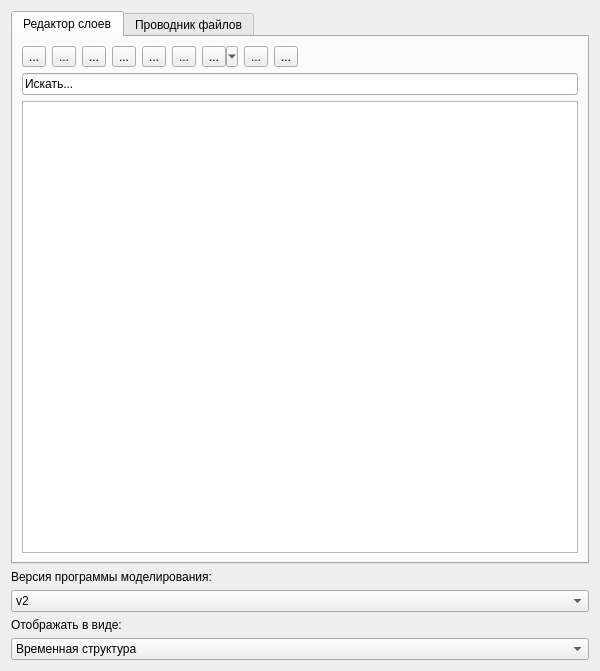
<?xml version="1.0" encoding="UTF-8"?>
<ui version="4.0">
 <class>LayerExplorerWidget</class>
 <widget class="QWidget" name="LayerExplorerWidget">
  <property name="geometry">
   <rect>
    <x>0</x>
    <y>0</y>
    <width>600</width>
    <height>671</height>
   </rect>
  </property>
  <property name="windowTitle">
   <string>Form</string>
  </property>
  <layout class="QVBoxLayout" name="verticalLayout_2">
   <item>
    <widget class="QTabWidget" name="tabWidget">
     <property name="currentIndex">
      <number>0</number>
     </property>
     <widget class="QWidget" name="tab">
      <attribute name="title">
       <string>Редактор слоев</string>
      </attribute>
      <layout class="QVBoxLayout" name="verticalLayout_3">
       <item>
        <layout class="QHBoxLayout" name="horizontalLayout_3">
         <item>
          <widget class="QToolButton" name="toolButton_VisiblePropertyInspector">
           <property name="toolTip">
            <string>Панель стилей</string>
           </property>
           <property name="text">
            <string>...</string>
           </property>
           <property name="icon">
            <iconset theme="QIcon::ThemeIcon::MailMessageNew"/>
           </property>
           <property name="iconSize">
            <size>
             <width>16</width>
             <height>16</height>
            </size>
           </property>
           <property name="checkable">
            <bool>true</bool>
           </property>
          </widget>
         </item>
         <item>
          <widget class="QToolButton" name="toolButton_SortingLayers">
           <property name="toolTip">
            <string>Сортировать</string>
           </property>
           <property name="text">
            <string>...</string>
           </property>
           <property name="icon">
            <iconset theme="emblem-synchronized"/>
           </property>
           <property name="iconSize">
            <size>
             <width>16</width>
             <height>16</height>
            </size>
           </property>
           <property name="popupMode">
            <enum>QToolButton::ToolButtonPopupMode::InstantPopup</enum>
           </property>
          </widget>
         </item>
         <item>
          <widget class="QToolButton" name="toolButton_AddElement">
           <property name="toolTip">
            <string>Добавить элемент</string>
           </property>
           <property name="text">
            <string>...</string>
           </property>
           <property name="icon">
            <iconset theme="QIcon::ThemeIcon::ListAdd"/>
           </property>
           <property name="iconSize">
            <size>
             <width>16</width>
             <height>16</height>
            </size>
           </property>
           <property name="popupMode">
            <enum>QToolButton::ToolButtonPopupMode::InstantPopup</enum>
           </property>
          </widget>
         </item>
         <item>
          <widget class="QToolButton" name="toolButton_RemoveElement">
           <property name="toolTip">
            <string>удалить элемент</string>
           </property>
           <property name="text">
            <string>...</string>
           </property>
           <property name="icon">
            <iconset theme="QIcon::ThemeIcon::EditDelete"/>
           </property>
           <property name="iconSize">
            <size>
             <width>16</width>
             <height>16</height>
            </size>
           </property>
          </widget>
         </item>
         <item>
          <widget class="QToolButton" name="toolButton_VisibleElements">
           <property name="toolTip">
            <string>Отображение элементов</string>
           </property>
           <property name="text">
            <string>...</string>
           </property>
           <property name="icon">
            <iconset theme="QIcon::ThemeIcon::WeatherClear"/>
           </property>
           <property name="iconSize">
            <size>
             <width>16</width>
             <height>16</height>
            </size>
           </property>
          </widget>
         </item>
         <item>
          <widget class="QToolButton" name="toolButton_Filter">
           <property name="toolTip">
            <string>Фильтр</string>
           </property>
           <property name="text">
            <string>...</string>
           </property>
           <property name="icon">
            <iconset theme="QIcon::ThemeIcon::EditFind"/>
           </property>
           <property name="iconSize">
            <size>
             <width>16</width>
             <height>16</height>
            </size>
           </property>
           <property name="popupMode">
            <enum>QToolButton::ToolButtonPopupMode::InstantPopup</enum>
           </property>
          </widget>
         </item>
         <item>
          <widget class="QToolButton" name="toolButton_FilterByEquation">
           <property name="toolTip">
            <string>Фильтровать по выражению</string>
           </property>
           <property name="text">
            <string>...</string>
           </property>
           <property name="icon">
            <iconset theme="QIcon::ThemeIcon::ToolsCheckSpelling"/>
           </property>
           <property name="iconSize">
            <size>
             <width>16</width>
             <height>16</height>
            </size>
           </property>
           <property name="checkable">
            <bool>true</bool>
           </property>
           <property name="popupMode">
            <enum>QToolButton::ToolButtonPopupMode::MenuButtonPopup</enum>
           </property>
          </widget>
         </item>
         <item>
          <widget class="QToolButton" name="toolButton_ExpandAll">
           <property name="toolTip">
            <string>Развернуть все</string>
           </property>
           <property name="text">
            <string>...</string>
           </property>
           <property name="icon">
            <iconset theme="QIcon::ThemeIcon::GoDown"/>
           </property>
           <property name="iconSize">
            <size>
             <width>16</width>
             <height>16</height>
            </size>
           </property>
          </widget>
         </item>
         <item>
          <widget class="QToolButton" name="toolButton_CollapseAll">
           <property name="toolTip">
            <string>Свернуть все</string>
           </property>
           <property name="text">
            <string>...</string>
           </property>
           <property name="icon">
            <iconset theme="QIcon::ThemeIcon::GoUp"/>
           </property>
           <property name="iconSize">
            <size>
             <width>16</width>
             <height>16</height>
            </size>
           </property>
          </widget>
         </item>
         <item>
          <spacer name="horizontalSpacer">
           <property name="orientation">
            <enum>Qt::Orientation::Horizontal</enum>
           </property>
           <property name="sizeHint" stdset="0">
            <size>
             <width>40</width>
             <height>20</height>
            </size>
           </property>
          </spacer>
         </item>
        </layout>
       </item>
       <item>
        <widget class="QLineEdit" name="lineEdit_findLayer">
         <property name="enabled">
          <bool>true</bool>
         </property>
         <property name="text">
          <string>Искать...</string>
         </property>
        </widget>
       </item>
       <item>
        <widget class="QTreeView" name="treeView_Layers"/>
       </item>
      </layout>
     </widget>
     <widget class="QWidget" name="tab_2">
      <attribute name="title">
       <string>Проводник файлов</string>
      </attribute>
      <layout class="QVBoxLayout" name="verticalLayout">
       <item>
        <widget class="QLabel" name="label_root_path">
         <property name="text">
          <string>Корневая директория</string>
         </property>
        </widget>
       </item>
       <item>
        <layout class="QHBoxLayout" name="horizontalLayout">
         <item>
          <widget class="QLineEdit" name="lineEdit_root_path"/>
         </item>
         <item>
          <widget class="QPushButton" name="pushButton_change_root">
           <property name="text">
            <string>изменить</string>
           </property>
          </widget>
         </item>
        </layout>
       </item>
       <item>
        <layout class="QHBoxLayout" name="horizontalLayout_2">
         <item>
          <widget class="QToolButton" name="toolButton_importFile">
           <property name="toolTip">
            <string>Загрузить файл</string>
           </property>
           <property name="text">
            <string>...</string>
           </property>
           <property name="icon">
            <iconset theme="emblem-downloads"/>
           </property>
          </widget>
         </item>
         <item>
          <widget class="QToolButton" name="toolButton_unimportFile">
           <property name="toolTip">
            <string>Освободить память</string>
           </property>
           <property name="text">
            <string>...</string>
           </property>
           <property name="icon">
            <iconset theme="QIcon::ThemeIcon::SystemLogOut"/>
           </property>
          </widget>
         </item>
         <item>
          <widget class="QToolButton" name="toolButton_CollapseAllFiles">
           <property name="toolTip">
            <string>Свернуть все</string>
           </property>
           <property name="text">
            <string>...</string>
           </property>
           <property name="icon">
            <iconset theme="QIcon::ThemeIcon::GoUp"/>
           </property>
          </widget>
         </item>
         <item>
          <spacer name="horizontalSpacer_2">
           <property name="orientation">
            <enum>Qt::Orientation::Horizontal</enum>
           </property>
           <property name="sizeHint" stdset="0">
            <size>
             <width>40</width>
             <height>20</height>
            </size>
           </property>
          </spacer>
         </item>
        </layout>
       </item>
       <item>
        <widget class="QLineEdit" name="lineEdit_findFile">
         <property name="enabled">
          <bool>false</bool>
         </property>
         <property name="text">
          <string>Искать...   в разработке</string>
         </property>
        </widget>
       </item>
       <item>
        <widget class="QTreeView" name="treeViewFiles"/>
       </item>
      </layout>
     </widget>
    </widget>
   </item>
   <item>
    <widget class="QLabel" name="label_modelProgramVersion">
     <property name="text">
      <string>Версия программы моделирования:</string>
     </property>
    </widget>
   </item>
   <item>
    <widget class="QComboBox" name="comboBox_fileStructure">
     <property name="toolTip">
      <string>Влияет на структуру чтения бинарных файлов</string>
     </property>
     <item>
      <property name="text">
       <string>v2</string>
      </property>
     </item>
     <item>
      <property name="text">
       <string>v2.2</string>
      </property>
     </item>
     <item>
      <property name="text">
       <string>v2.3</string>
      </property>
     </item>
    </widget>
   </item>
   <item>
    <widget class="QLabel" name="label_vis">
     <property name="text">
      <string>Отображать в виде:</string>
     </property>
    </widget>
   </item>
   <item>
    <widget class="QComboBox" name="comboBox_structureView">
     <item>
      <property name="text">
       <string>Временная структура</string>
      </property>
     </item>
     <item>
      <property name="text">
       <string>Плоский вид</string>
      </property>
     </item>
    </widget>
   </item>
  </layout>
 </widget>
 <resources/>
 <connections/>
</ui>
